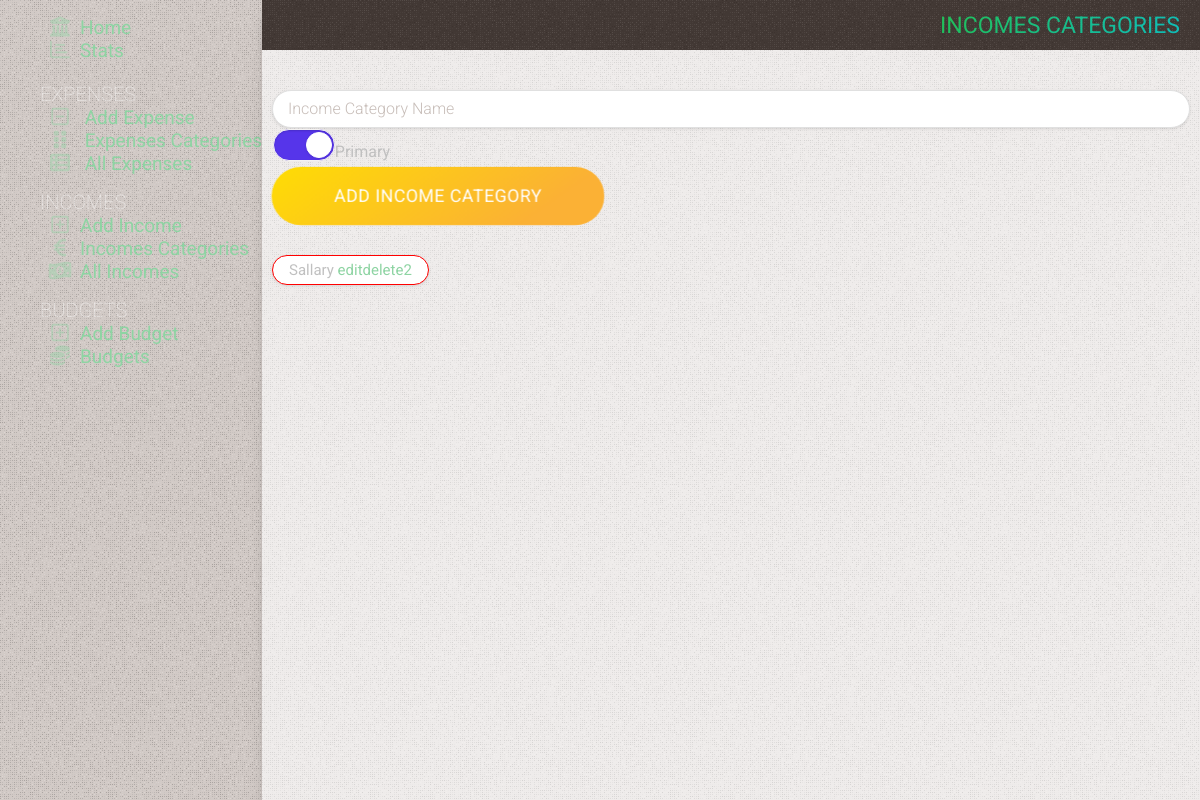
Before: /categories_income with the older database file.
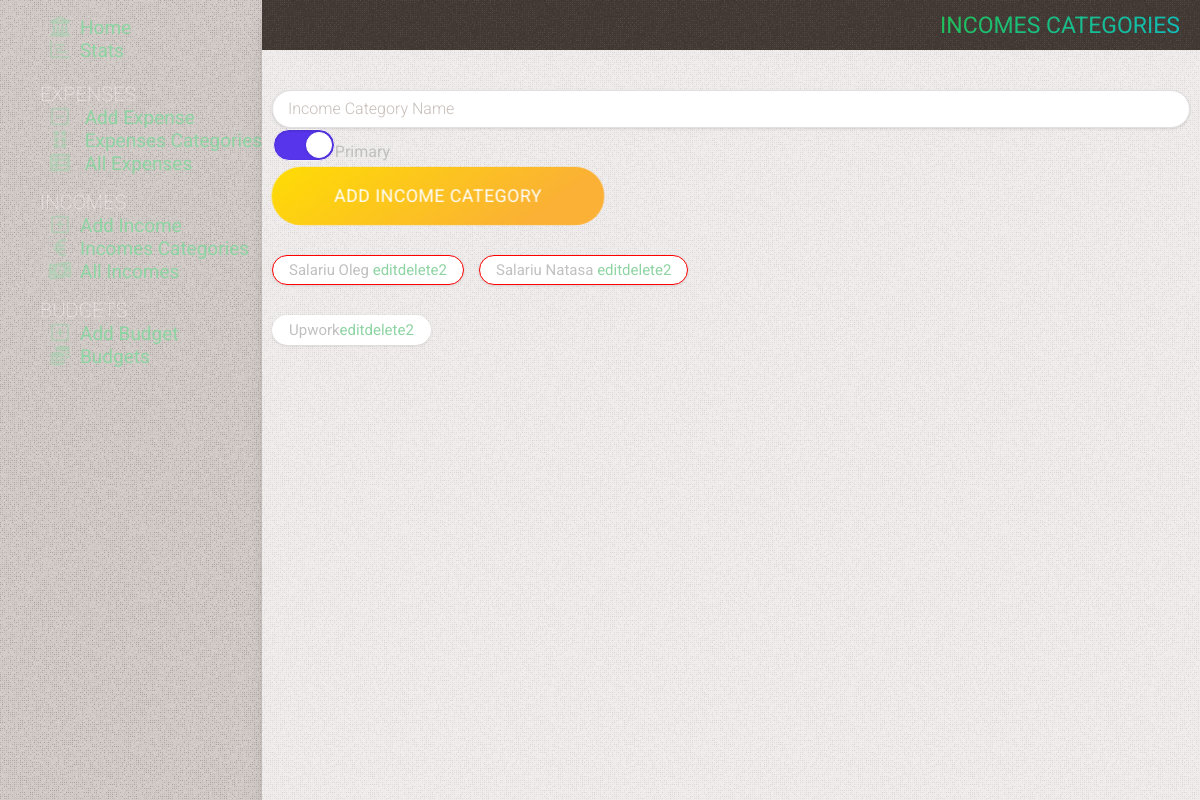
After: the same page with the newer database file.
### tables this page shows
CREATE TABLE categories_income
(
    id         INTEGER PRIMARY KEY AUTOINCREMENT,
    name       TEXT NOT NULL,
    primordial TEXT DEFAULT NULL,
    state      TEXT DEFAULT false
);

### app.py (the view, shortened to what this page needs)
@app.route('/categories_income', methods=('GET', 'POST'))
def categories_income():
    conn = get_db_connection()
    categories_income = conn.execute(
        'SELECT id, name, primordial, state FROM categories_income WHERE primordial = "true" ORDER BY state ').fetchall()
    categories_income_second = conn.execute(
        "SELECT id, name, primordial, state FROM categories_income  WHERE primordial IS NULL OR primordial = '' ORDER BY state ").fetchall()
    conn.close()
    return render_template('categories_income.html', title='Incomes categories', gradient='text-gradient-green',
                           categories_income=categories_income, categories_income_second=categories_income_second)

### app.py (called while the page is built)
def get_db_connection():
    conn = sqlite3.connect('static/database.db')
    conn.row_factory = sqlite3.Row
    return conn

### templates/categories_income.html (shortened to what this page needs)
{% extends 'base.html' %} {% block content %}
	<div class="page_title {{ gradient }}" >
		<span >{% block title %} {{ title }} {% endblock %}</span >
	</div >
	<div class="content" >
		<form class="mt-20" method="post" >
			<div class="form-group" >
				<input type="text" name="category_income" placeholder="Income Category Name" class="form-control"
						 />
				<div class="switch switch-big" >
					<label for="primordial" ></label >Primary
				</div >
			</div >
			<div class="form-group mt-5" >
				<button type="submit" class="fancy-button  bg-gradient-yellow m-0" name="cat" >
					<span >Add income category</span >
				</button >
			</div >
		</form >
		<div class="flex gap-15 flex-wrap mt-30" >
			{% for id, category_income, primordial, state in categories_income %}
				<div
						class="badge {% if primordial == 'true' %} primary {% endif %} {% if state == 'true' %} hide-category {% endif %}" >{{ category_income }}
					<a href="/edit-category-income/{{ id }}" >edit</a ><a href="/category-income-delete/{{ id }}" >delete2</a >
				</div >
			{% endfor %}
		</div >
		<div class="flex gap-15 flex-wrap mt-30" >
			{% for id, category_income, primordial, state in categories_income_second %}
				<div
						class="badge {% if primordial == 1 %} primary {% endif %} {% if state == 'true' %} hide-category {% endif %}" >{{ category_income }}<a
						href="/edit-category-income/{{ id }}" >edit</a ><a href="/category-income-delete/{{ id }}" >delete2</a >
				</div >
			{% endfor %}
		</div >
	</div >
{% endblock %}

Changed rows visible on the page:
removed categories_income: name "Sallary"
added categories_income: name "Salariu Oleg"
added categories_income: name "Salariu Natasa"
added categories_income: name "Upwork"
